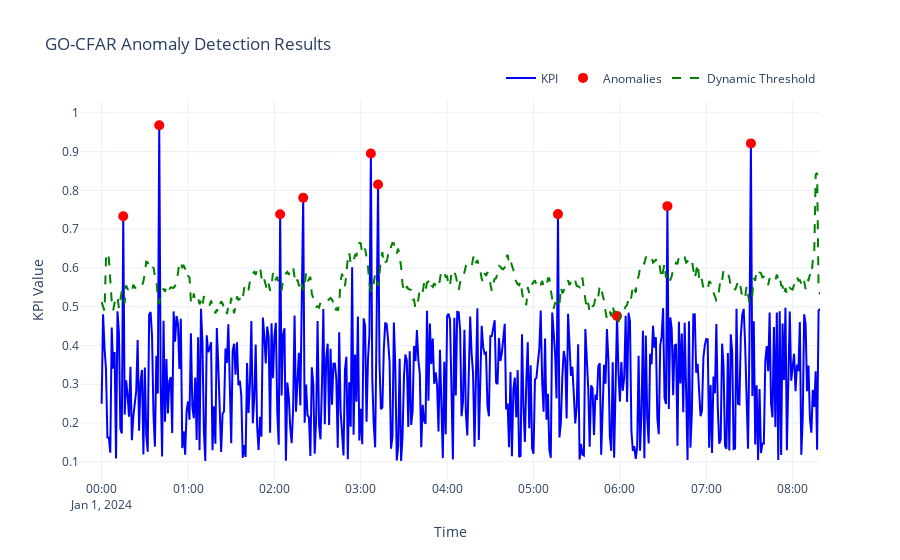

The cell this chart's notebook holds for it:
### Code cell
visualize_cfar_results(data, title="GO-CFAR Anomaly Detection Results")

### Figure 1 — Plotly figure (JSON) as saved in the notebook; plotly's stock layout.template omitted (floating-point values rounded to 4 significant figures; data arrays with more than 128 entries replaced by an {"elided": "..."} marker saying what was removed)
{"data": [{"line": {"color": "blue", "width": 2}, "mode": "lines", "name": "KPI", "type": "scatter", "x": {"elided": "500 str values"}, "y": {"elided": "500 float values"}}, {"hoverinfo": "x+y", "marker": {"color": "red", "size": 10, "symbol": "circle"}, "mode": "markers", "name": "Anomalies", "type": "scatter", "x": ["2024-01-01T00:15:00", "2024-01-01T00:40:00", "2024-01-01T02:04:00", "2024-01-01T02:20:00", "2024-01-01T03:07:00", "2024-01-01T03:12:00", "2024-01-01T05:17:00", "2024-01-01T05:58:00", "2024-01-01T06:33:00", "2024-01-01T07:31:00"], "y": [0.7334, 0.9679, 0.7385, 0.7809, 0.895, 0.815, 0.7388, 0.4761, 0.7593, 0.9211]}, {"line": {"color": "green", "dash": "dash", "width": 2}, "mode": "lines", "name": "Dynamic Threshold", "type": "scatter", "x": {"elided": "500 str values"}, "y": {"elided": "500 float values"}}], "layout": {"legend": {"orientation": "h", "x": 1, "xanchor": "right", "y": 1.02, "yanchor": "bottom"}, "title": {"text": "GO-CFAR Anomaly Detection Results"}, "xaxis": {"title": {"text": "Time"}}, "yaxis": {"title": {"text": "KPI Value"}}}}
